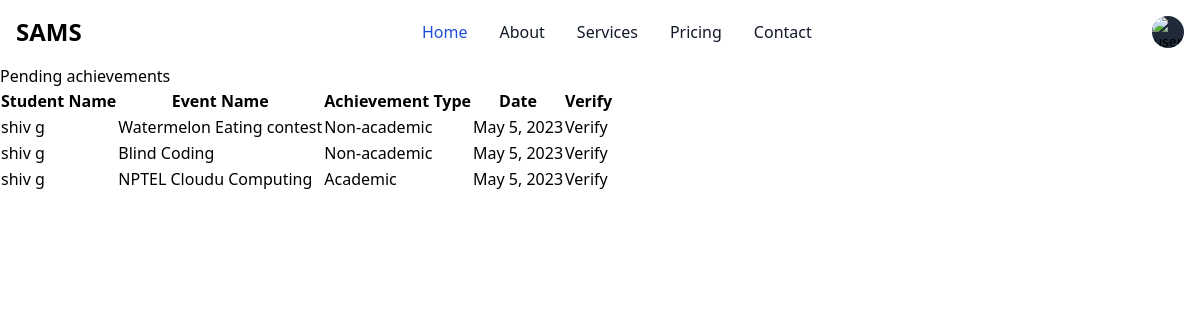
The page /pendingAchievements/ (signed in) on the database its author committed.
### home/models.py (models this page shows)
class StudentAchievement(models.Model):
    type_choices = (
        ('1', 'Academic'),
        ('2', 'Non-Academic'),
    )
    student = models.ForeignKey(Student, on_delete=models.CASCADE, unique=False)
    event_name = models.CharField(max_length=255)
    achievement_type = models.CharField(max_length=255, choices=type_choices)
    category = models.CharField(max_length=255)
    venue = models.CharField(max_length=255)
    date = models.DateField()
    title = models.CharField(max_length=255)
    desc = models.CharField(max_length=255)
    role = models.CharField(max_length=255)
    file = models.FileField(upload_to='achievement_files/')
    image_url = models.URLField()
    approved = models.BooleanField(default=False)
    approved_by = models.ForeignKey(Faculty, on_delete=models.PROTECT, null=True, blank=True)

### users/models.py (models this page shows, shortened)
class Student(models.Model):
    user = models.OneToOneField(CustomUser, on_delete=models.CASCADE)
    enrollment_number = models.CharField(max_length=20)
    batch_year = models.IntegerField()
    semester = models.IntegerField()
    section = models.CharField(max_length=10)
    shift = models.CharField(max_length=10)

class CustomUser(AbstractUser):
    profile_picture = models.ImageField(upload_to='profile_pics/', blank=True, null=True)
    portfolio_links = models.URLField(max_length=200, blank=True)
    department = models.CharField(max_length=100, null=False, blank=False)
    is_active = models.BooleanField(default=True)

### home/views.py (the view)
# urls.py: path('pendingAchievements/', view_pending, name="pending achievements"),
def view_pending(request):
    pending = StudentAchievement.objects.filter(approved=0)
    return render(request, 'home/pending_achievements.html', {'pending': pending})

### home/templatetags/home_extras.py (called while the page is built)
@register.filter(name="achievement_type")
def achievement_type(value):
    if value == '1':
        return "Academic"
    elif value == '2':
        return "Non-academic"

### templates/home/pending_achievements.html (shortened to what this page needs)
{% extends 'base.html' %}
{% load home_extras %}
{% block heading %} Pending achievements {% endblock %}
{% block content %}
<table>
    <thead>
        <th> Student Name </th>
        <th> Event Name </th>
        <th> Achievement Type </th>
        <th> Date </th>
        <th> Verify </th>
    </thead>
    {% for achievement in pending %}
    <tr>
        <td> {{ achievement.student.user.first_name }} {{ achievement.student.user.last_name }}</td>
        <td> {{ achievement.event_name }}</td>
        <td> {{ achievement.achievement_type|achievement_type }}</td>
        <td> {{ achievement.date }}</td>
        <td> <a href="{% url 'home:achievement details' achievement.id %}">Verify</a></td>
    </tr>
    {% endfor %}
</table>
{% endblock %}

### rows shown on the page
StudentAchievement: student.user.first_name "shiv", student.user.last_name "g", event_name "Watermelon Eating contest", achievement_type|achievement_type "Non-academic", date "May 5, 2023"
StudentAchievement: student.user.first_name "shiv", student.user.last_name "g", event_name "Blind Coding", achievement_type|achievement_type "Non-academic", date "May 5, 2023"
StudentAchievement: student.user.first_name "shiv", student.user.last_name "g", event_name "NPTEL Cloudu Computing", achievement_type|achievement_type "Academic", date "May 5, 2023"
